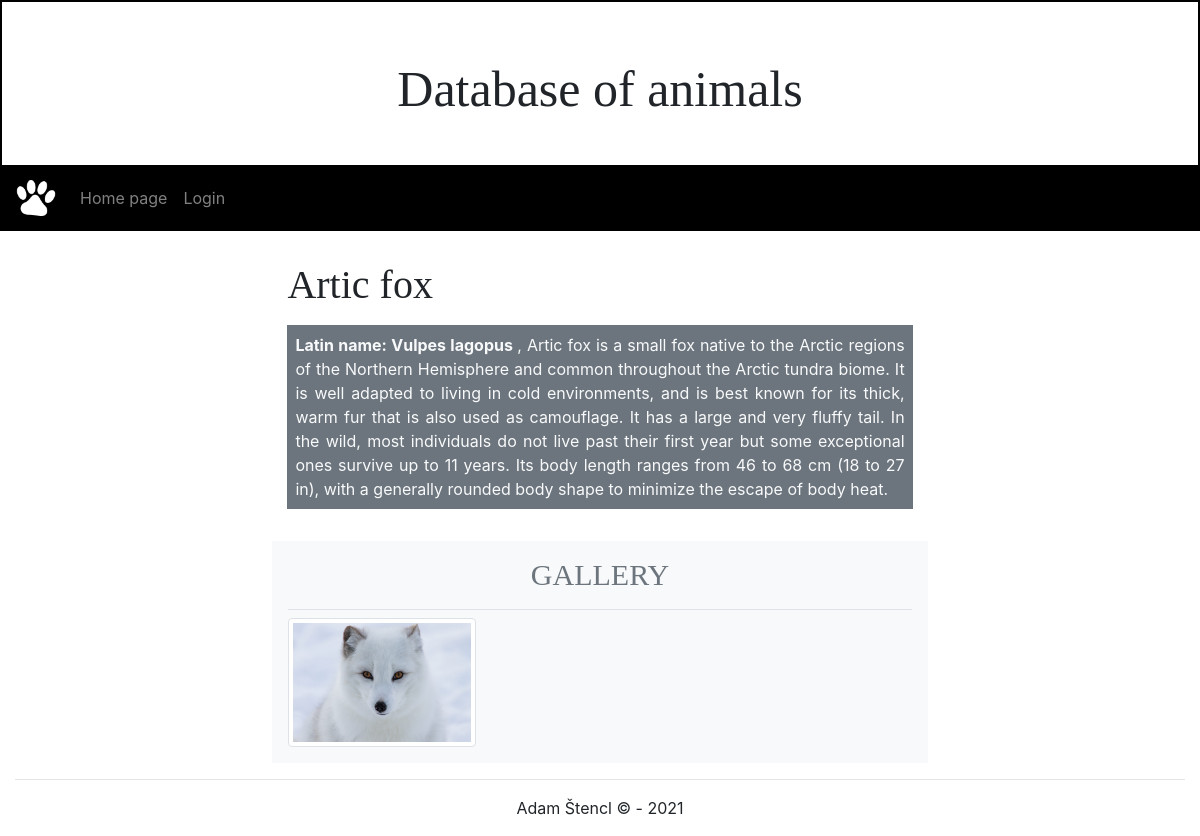
Page /app/details/1/ on the committed database.
### app/models.py (models this page shows, shortened)
class Animal(models.Model):
    name = models.CharField(max_length=200, verbose_name="Name")
    latinn = models.CharField(max_length=200, verbose_name="Latin name")
    typee = models.ManyToManyField(Type, verbose_name="Type", help_text='select an animal type')
    info = models.TextField(blank=True, null=True, verbose_name="Info")
    image = models.ImageField(upload_to=poster_path, blank=True, null=True, verbose_name="Image")
    class Meta:
        ordering = ["name"]

class Attachment(models.Model):
    title = models.CharField(max_length=200, verbose_name="Title")
    last_update = models.DateTimeField(auto_now=True)
    file = models.FileField(upload_to=attachment_path, null=True, verbose_name="File")
    TYPE_OF_ATTACHMENT = (
        ('audio','Audio'),
        ('image','Image'),
        ('text','Text'),
        ('video','Video'),
        ('other','Other'),
    )
    type = models.CharField(max_length=5, choices=TYPE_OF_ATTACHMENT, blank=True,
    default='image', help_text='Select attachment type', verbose_name="Attachment type")
    animal = models.ForeignKey(Animal, on_delete=models.CASCADE)
    class Meta:
        ordering = ["-last_update", "type"]

### app/views.py (the view)
# urls.py: path('details/<int:pk>/', views.AnimalDetailView.as_view(), name='animal-detail'),
class AnimalDetailView(DetailView):
    model = Animal
    context_object_name = 'animal_detail'
    template_name = 'detail.html'

### app/templates/detail.html (shortened to what this page needs)
{% extends "base.html" %}
{% block content %}
<div style="margin-left: 22%; margin-right: 22%;">
    <div class="col-lg-12 mb-3">
        <h2 style="font-family: 'Cinzel', serif; font-size: 40px;" class="display-4 mb-3">{{ animal_detail.name }}</h2>
        <div class="bg-secondary text-light p-2 mb-3 text-justify"><b>Latin name: {{ animal_detail.latinn }} </b>,
            {{ animal_detail.info }}
        </div>
    </div>
    <div class="col-lg-12 bg-light p-3">
        <h3 style="font-family: 'Cinzel', serif; font-size: 30px;" class="border-bottom pb-3 text-secondary text-center text-uppercase">Gallery</h3>
        <div class="row">
        {% for image in animal_detail.attachment_set.all %}
            <div class="col-lg-6 col-xl-4">
                <a href="{{ image.file.url }}" data-toggle="lightbox" data-gallery="gallery">
                    <img src="{{ image.file.url }}" class="img-fluid img-thumbnail" alt="{{ image.name }}">
                </a>
            </div>
        {% endfor %}
        </div>
    </div>
</div>
{% endblock %}

### rows in the picture
Animal: name "Artic fox", latinn "Vulpes lagopus", info "Artic fox is a small fox native to the Arctic regions of the Northern Hemisphere and common throughout the Arctic tundra biome. It is well adapted to living in cold environments, and is best known for its thick, warm fur that is also used as camouflage. It has a large and very fluffy tail. In the wild, most individuals do not live past their first year but some exceptional ones survive up to 11 years. Its body length ranges from 46 to 68 cm (18 to 27 in), with a generally rounded body shape to minimize the escape of body heat."
Attachment: file (picture)
